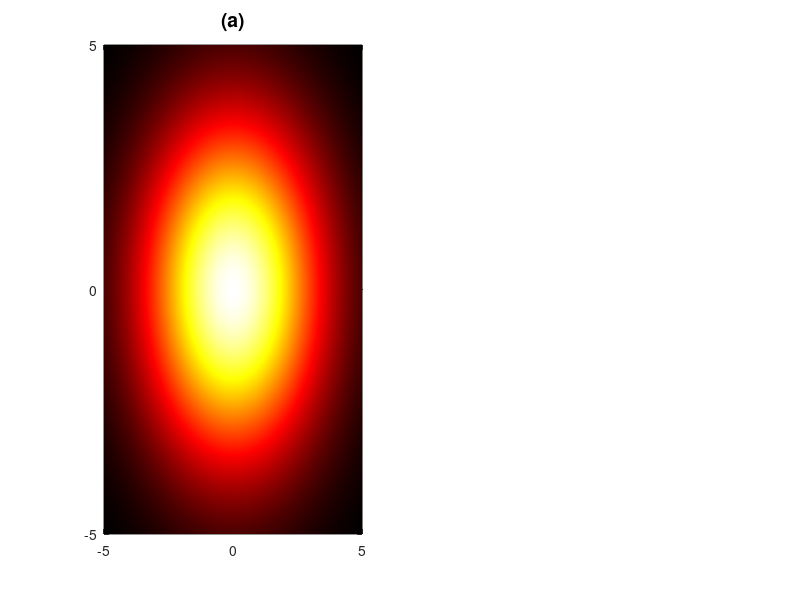

This figure's MATLAB source: (Note: this script raises an error after producing the figure.)
% Create one common grid for all 2D functions to be computed later.
% Set granularity to 100/1000, for low/high quality plots.
granularity = 1000; 
a = -5;
b = 5;
domain = linspace (a, b, granularity);
[X,Y] = meshgrid (domain, domain);
x = X(:);
y = Y(:);
x_y_matrix = [x y];
n = size(X,1);

% Compute the prior 2D normal distribution over phi.
mu_1 = [0 0];
var_prior = 6;
covariance_1 = var_prior * eye(2);
mvnpdf_1 = mvnpdf (x_y_matrix, mu_1, covariance_1);
mvnpdf_1 = reshape (mvnpdf_1, n, n);

% Plot the prior 2D normal distribution over phi.
subplot(1,2,1);
pcolor(X,Y,mvnpdf_1);
shading interp;
colormap(hot(4096));
set(gca,'YDir','normal');
axis([a,b,a,b]);
xlabel('', 'FontSize', 12);
ylabel('', 'FontSize', 12);
set(gca,'YTick',[a,0,b], 'XTick',[a,0,b]);
title('(a)', 'FontSize', 14);

% Generate the training and test data.
X_train = [1 -4;
           1 -1;
           1 -1;           
           1 0;
           1 1;
           1 3.5]';
 w = [4.5 3 2 2.5 2.5 0]';
 X_test = linspace (a, b, granularity);
 X_test = [ones(1,granularity); X_test];

% Fit Bayesian linear regression model.
[mu_test, var_test, var, A_inv] = fit_blr (X_train, w, var_prior, X_test);

% Compute the posterior 2D normal distribution over phi.
mu_2 = ((A_inv*X_train*w) / var)';
covariance_2 = A_inv;
mvnpdf_2 = mvnpdf (x_y_matrix, mu_2, covariance_2);
mvnpdf_2 = reshape (mvnpdf_2, n, n);

% Plot the posterior 2D normal distribution over phi.
subplot(1,2,2);
pcolor(X,Y,mvnpdf_2);
shading interp;
colormap(hot(4096));
set(gca,'YDir','normal');
axis([a,b,a,b]);
xlabel('', 'FontSize', 12);
ylabel('', 'FontSize', 12);
set(gca,'YTick',[a,0,b], 'XTick',[a,0,b]);
title('(b)', 'FontSize', 14);

% Sample from the posterior and plot.
phi_samples = mvnrnd(mu_2, covariance_2, 3);

% Plot the 3 samples.

% Plot sample 1.
figure;
subplot(3,1,1);
XX = [ones(granularity,1) domain'];
temp = XX * phi_samples(1,:)';
Z = zeros(granularity,granularity);
for j = 1 : granularity
    mu = temp(j);
    for i = 1 : granularity
        ww = domain(i);
        Z(i,j) = normpdf(ww,mu,var);
    end
end
pcolor(X,Y,Z);
shading interp;
colormap(hot(4096));
set(gca,'YDir','normal');
axis([a,b,a,b]);
xlabel('', 'FontSize', 12);
ylabel('', 'FontSize', 12);
set(gca,'YTick',[a,0,b], 'XTick',[]);
title('(a)', 'FontSize', 14);

% Plot sample 2.
subplot(3,1,2);
temp = XX * phi_samples(2,:)';
for j = 1 : granularity
    mu = temp(j);
    for i = 1 : granularity
        ww = domain(i);
        Z(i,j) = normpdf(ww,mu,var);
    end
end
pcolor(X,Y,Z);
shading interp;
colormap(hot(4096));
set(gca,'YDir','normal');
axis([a,b,a,b]);
xlabel('', 'FontSize', 12);
ylabel('', 'FontSize', 12);
set(gca,'YTick',[a,0,b], 'XTick',[]);
title('(b)', 'FontSize', 14);

% Plot sample 3.
subplot(3,1,3);
temp = XX * phi_samples(3,:)';
for j = 1 : granularity
    mu = temp(j);
    for i = 1 : granularity
        ww = domain(i);
        Z(i,j) = normpdf(ww,mu,var);
    end
end
pcolor(X,Y,Z);
shading interp;
colormap(hot(4096));
set(gca,'YDir','normal');
axis([a,b,a,b]);
xlabel('', 'FontSize', 12);
ylabel('', 'FontSize', 12);
set(gca,'YTick',[a,0,b], 'XTick',[a,0,b]);
title('(c)', 'FontSize', 14);

% Plot the main example for Bayesian linear regression.
figure;
for j = 1 : granularity
    mu = mu_test(j);
    for i = 1 : granularity
        ww = domain(i);
        Z(i,j) = normpdf(ww,mu,var_test(j));
    end
end
pcolor(X,Y,Z);
shading interp;
colormap(hot(4096));
set(gca,'YDir','normal');
axis([a,b,a,b]);
xlabel('', 'FontSize', 12);
ylabel('', 'FontSize', 12);
set(gca,'YTick',[a,0,b], 'XTick',[a,0,b]);
title('(d)', 'FontSize', 14);

% Plot the training data points.
hold on;
scatter(X_train(2,:),w',120,'fill','MarkerEdgeColor','w',...
       'MarkerFaceColor','b','LineWidth',2);
hold off;